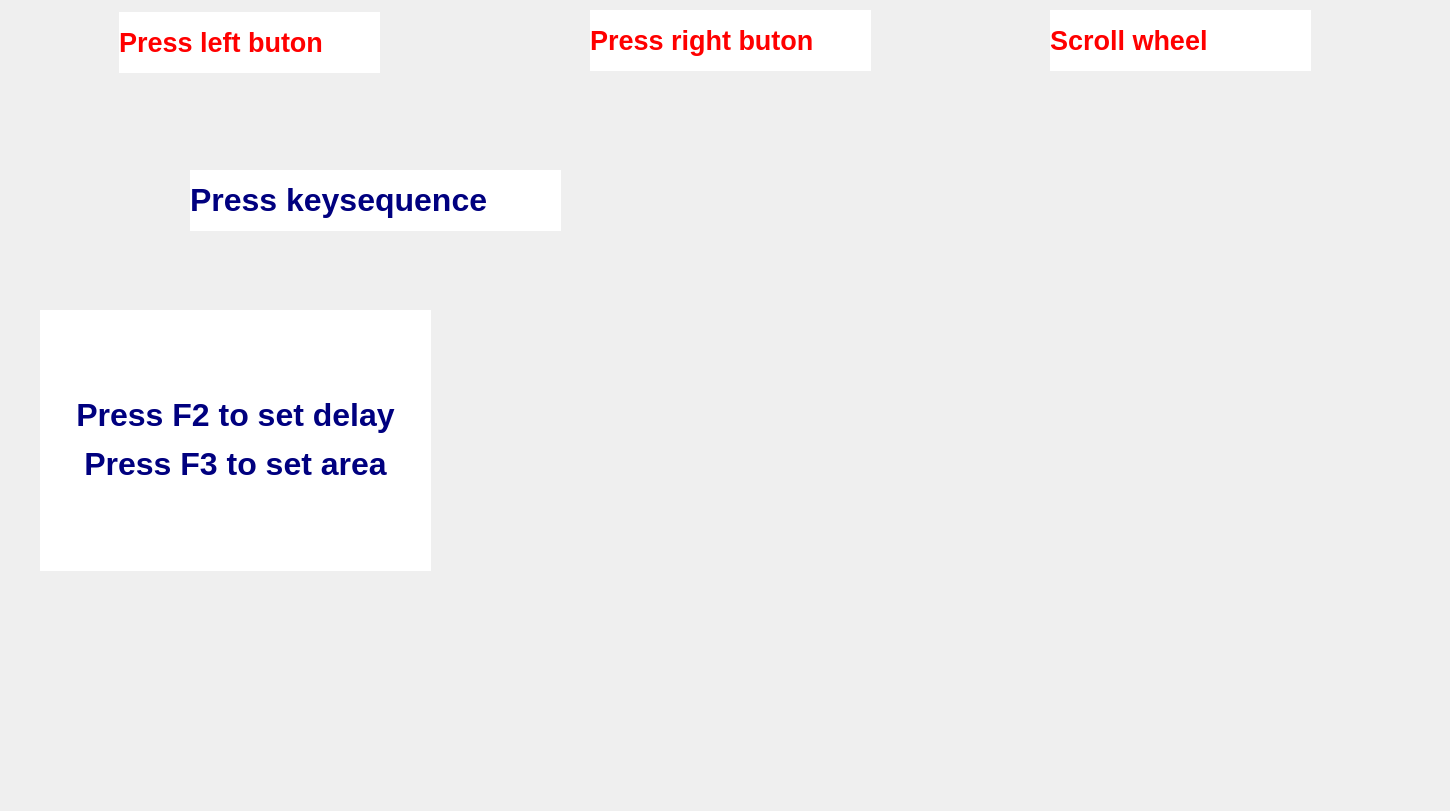
<?xml version="1.0" encoding="UTF-8"?>
<ui version="4.0">
 <class>MouseDialog</class>
 <widget class="QDialog" name="MouseDialog">
  <property name="geometry">
   <rect>
    <x>0</x>
    <y>0</y>
    <width>1450</width>
    <height>811</height>
   </rect>
  </property>
  <property name="windowTitle">
   <string>Dialog</string>
  </property>
  <property name="windowOpacity">
   <double>0.300000000000000</double>
  </property>
  <widget class="QLabel" name="keySequenceLabel">
   <property name="geometry">
    <rect>
     <x>190</x>
     <y>170</y>
     <width>371</width>
     <height>61</height>
    </rect>
   </property>
   <property name="styleSheet">
    <string notr="true">background-color: rgb(255, 255, 255);</string>
   </property>
   <property name="text">
    <string>&lt;html&gt;&lt;head/&gt;&lt;body&gt;&lt;p&gt;&lt;span style=&quot; font-size:24pt; font-weight:700; color:#00007f;&quot;&gt;Press keysequence&lt;/span&gt;&lt;/p&gt;&lt;/body&gt;&lt;/html&gt;</string>
   </property>
  </widget>
  <widget class="QLabel" name="label_8">
   <property name="geometry">
    <rect>
     <x>40</x>
     <y>160</y>
     <width>131</width>
     <height>91</height>
    </rect>
   </property>
   <property name="text">
    <string/>
   </property>
   <property name="pixmap">
    <pixmap resource="../res.qrc">:/images/keyboard_icon.png</pixmap>
   </property>
   <property name="scaledContents">
    <bool>true</bool>
   </property>
  </widget>
  <widget class="QLabel" name="label_4">
   <property name="geometry">
    <rect>
     <x>590</x>
     <y>10</y>
     <width>281</width>
     <height>61</height>
    </rect>
   </property>
   <property name="styleSheet">
    <string notr="true">background-color: rgb(255, 255, 255);</string>
   </property>
   <property name="text">
    <string>&lt;html&gt;&lt;head/&gt;&lt;body&gt;&lt;p&gt;&lt;span style=&quot; font-size:20pt; font-weight:700; color:#ff0000;&quot;&gt;Press right buton&lt;/span&gt;&lt;/p&gt;&lt;/body&gt;&lt;/html&gt;</string>
   </property>
  </widget>
  <widget class="QLabel" name="label_6">
   <property name="geometry">
    <rect>
     <x>1050</x>
     <y>10</y>
     <width>261</width>
     <height>61</height>
    </rect>
   </property>
   <property name="styleSheet">
    <string notr="true">background-color: rgb(255, 255, 255);</string>
   </property>
   <property name="text">
    <string>&lt;html&gt;&lt;head/&gt;&lt;body&gt;&lt;p&gt;&lt;span style=&quot; font-size:20pt; font-weight:700; color:#ff0000;&quot;&gt;Scroll wheel &lt;/span&gt;&lt;/p&gt;&lt;/body&gt;&lt;/html&gt;</string>
   </property>
  </widget>
  <widget class="QLabel" name="label">
   <property name="geometry">
    <rect>
     <x>12</x>
     <y>12</y>
     <width>100</width>
     <height>100</height>
    </rect>
   </property>
   <property name="maximumSize">
    <size>
     <width>100</width>
     <height>100</height>
    </size>
   </property>
   <property name="text">
    <string/>
   </property>
   <property name="pixmap">
    <pixmap resource="../res.qrc">:/images/mouse_left_click.png</pixmap>
   </property>
   <property name="scaledContents">
    <bool>true</bool>
   </property>
  </widget>
  <widget class="QLabel" name="label_2">
   <property name="geometry">
    <rect>
     <x>119</x>
     <y>12</y>
     <width>261</width>
     <height>61</height>
    </rect>
   </property>
   <property name="styleSheet">
    <string notr="true">background-color: rgb(255, 255, 255);</string>
   </property>
   <property name="text">
    <string>&lt;html&gt;&lt;head/&gt;&lt;body&gt;&lt;p&gt;&lt;span style=&quot; font-size:20pt; font-weight:700; color:#ff0000;&quot;&gt;Press left buton&lt;/span&gt;&lt;/p&gt;&lt;/body&gt;&lt;/html&gt;</string>
   </property>
  </widget>
  <widget class="QLabel" name="label_3">
   <property name="geometry">
    <rect>
     <x>454</x>
     <y>20</y>
     <width>100</width>
     <height>100</height>
    </rect>
   </property>
   <property name="maximumSize">
    <size>
     <width>100</width>
     <height>100</height>
    </size>
   </property>
   <property name="text">
    <string/>
   </property>
   <property name="pixmap">
    <pixmap resource="../res.qrc">:/images/mouse_right_click.png</pixmap>
   </property>
   <property name="scaledContents">
    <bool>true</bool>
   </property>
  </widget>
  <widget class="QLabel" name="label_5">
   <property name="geometry">
    <rect>
     <x>903</x>
     <y>20</y>
     <width>100</width>
     <height>100</height>
    </rect>
   </property>
   <property name="maximumSize">
    <size>
     <width>100</width>
     <height>100</height>
    </size>
   </property>
   <property name="text">
    <string/>
   </property>
   <property name="pixmap">
    <pixmap resource="../res.qrc">:/images/mouse_scroll.png</pixmap>
   </property>
   <property name="scaledContents">
    <bool>true</bool>
   </property>
  </widget>
  <widget class="DelayWidget" name="delayWidget" native="true">
   <property name="geometry">
    <rect>
     <x>290</x>
     <y>360</y>
     <width>641</width>
     <height>411</height>
    </rect>
   </property>
  </widget>
  <widget class="QLabel" name="tipLabel">
   <property name="geometry">
    <rect>
     <x>40</x>
     <y>310</y>
     <width>391</width>
     <height>261</height>
    </rect>
   </property>
   <property name="styleSheet">
    <string notr="true">background-color: rgb(255, 255, 255);</string>
   </property>
   <property name="text">
    <string>&lt;html&gt;&lt;head/&gt;&lt;body&gt;&lt;p&gt;&lt;span style=&quot; font-size:24pt; font-weight:700; color:#00007f;&quot;&gt;Press F2 to set delay&lt;/span&gt;&lt;/p&gt;&lt;p&gt;&lt;span style=&quot; font-size:24pt; font-weight:700; color:#00007f;&quot;&gt;Press F3 to set area&lt;/span&gt;&lt;/p&gt;&lt;/body&gt;&lt;/html&gt;</string>
   </property>
   <property name="alignment">
    <set>Qt::AlignCenter</set>
   </property>
   <property name="wordWrap">
    <bool>true</bool>
   </property>
  </widget>
 </widget>
 <customwidgets>
  <customwidget>
   <class>DelayWidget</class>
   <extends>QWidget</extends>
   <header>widgets/delaywidget.h</header>
   <container>1</container>
  </customwidget>
 </customwidgets>
 <resources>
  <include location="../res.qrc"/>
 </resources>
 <connections/>
</ui>
